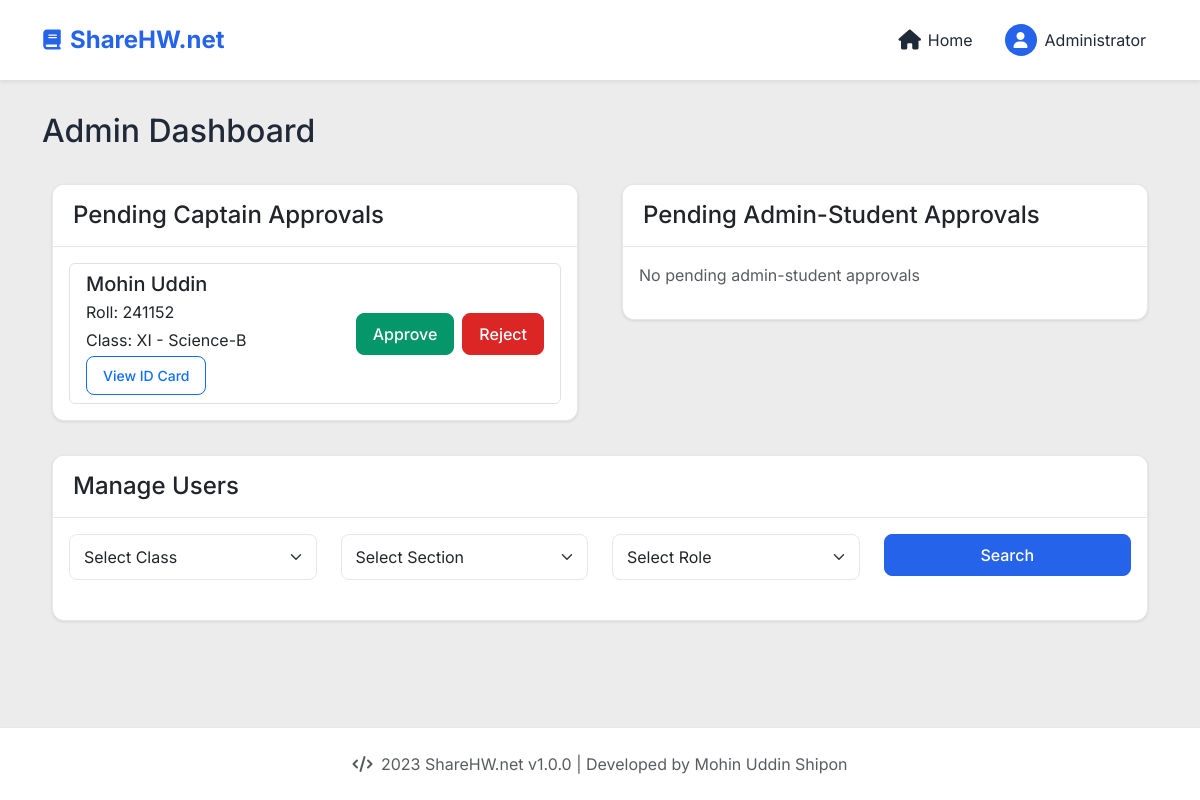
The app's page /admin/dashboard (signed in) with its own data.
### models.py (models this page shows, shortened)
class User(UserMixin, db.Model):
    id = db.Column(db.Integer, primary_key=True)
    full_name = db.Column(db.String(100), nullable=False)
    roll_number = db.Column(db.String(6), nullable=False)
    class_name = db.Column(db.String(3), nullable=False)  # XI or XII
    section = db.Column(db.String(20), nullable=False)  # Science-A, Science-B, Arts, Commerce
    role = db.Column(db.String(20), nullable=False)  # student, captain, admin-student, admin
    password_hash = db.Column(db.String(128))  # Only for captain and admin-student
    is_approved = db.Column(db.Boolean, default=False)
    account_expiry = db.Column(db.DateTime)
    id_card_image = db.Column(db.String(255))  # Required for captain and admin-student
    created_at = db.Column(db.DateTime, default=datetime.utcnow)
    homeworks = db.relationship('Homework', backref='uploader', lazy=True)
    approvals_given = db.relationship('AdminStudentApproval',
                                    backref='captain',
                                    lazy=True,
                                    foreign_keys='AdminStudentApproval.captain_id')
    approvals_received = db.relationship('AdminStudentApproval',
                                       backref='admin_student',
                                       lazy=True,
                                       foreign_keys='AdminStudentApproval.admin_student_id')

### admin.py (the view)
@admin.route('/dashboard')
@login_required
def dashboard():
    if current_user.role != 'admin':
        flash('Access denied', 'danger')
        return redirect(url_for('main.home'))
    pending_captains = User.query.filter_by(role='captain', is_approved=False).all()
    pending_admin_students = User.query.filter_by(role='admin-student', is_approved=False).all()
    return render_template('admin_dashboard.html',
                         pending_captains=pending_captains,
                         pending_admin_students=pending_admin_students)

### app.py (called while the page is built)
def create_app():
    app = Flask(__name__)
    app.config.from_object(Config)
    os.makedirs(app.config['UPLOAD_FOLDER_HOMEWORK'], exist_ok=True)
    os.makedirs(app.config['UPLOAD_FOLDER_ID_CARDS'], exist_ok=True)
    db.init_app(app)
    migrate = Migrate(app, db)
    csrf = CSRFProtect(app)
    login_manager = LoginManager(app)
    login_manager.login_view = 'auth.login'
    with app.app_context():
        db.create_all()
    @login_manager.user_loader
    def load_user(user_id):
        return User.query.get(int(user_id))
    app.register_blueprint(auth)
    app.register_blueprint(admin)
    app.register_blueprint(homework)
    app.register_blueprint(main)
    return app

### templates/admin_dashboard.html (shortened to what this page needs)
{% extends "base.html" %}
{% block content %}
<div class="container">
    <h2 class="mb-4">Admin Dashboard</h2>
    <div class="row">
        <div class="col-md-6">
            <div class="card mb-4">
                <div class="card-header">
                    <h4 class="mb-0">Pending Captain Approvals</h4>
                </div>
                <div class="card-body">
                    {% if pending_captains %}
                        <div class="list-group">
                            {% for captain in pending_captains %}
                                <div class="list-group-item">
                                    <div class="d-flex justify-content-between align-items-center">
                                        <div>
                                            <h5 class="mb-1">{{ captain.full_name }}</h5>
                                            <p class="mb-1">Roll: {{ captain.roll_number }}</p>
                                            <p class="mb-1">Class: {{ captain.class_name }} - {{ captain.section }}</p>
                                            {% if captain.id_card_image %}
                                                <a href="{{ url_for('main.id_card_file', filename=captain.id_card_image) }}"
                                                   target="_blank" class="btn btn-sm btn-outline-primary">View ID Card</a>
                                            {% endif %}
                                        </div>
                                        <div class="btn-group">
                                            <form action="{{ url_for('admin.approve_user', user_id=captain.id) }}" method="POST" class="d-inline">
                                                <button type="submit" class="btn btn-success">Approve</button>
                                            </form>
                                            <form action="{{ url_for('admin.reject_user', user_id=captain.id) }}" method="POST" class="d-inline ms-2">
                                                <button type="submit" class="btn btn-danger">Reject</button>
                                            </form>
                                        </div>
                                    </div>
                                </div>
                            {% endfor %}
                        </div>
                    {% else %}
                        <p class="text-muted">No pending captain approvals</p>
                    {% endif %}
                </div>
            </div>
        </div>
        <div class="col-md-6">
            <div class="card mb-4">
                <div class="card-header">
                    <h4 class="mb-0">Pending Admin-Student Approvals</h4>
                </div>
                <div class="card-body">
                    {% if pending_admin_students %}
                        <div class="list-group">
                            {% for admin_student in pending_admin_students %}
                                <div class="list-group-item">
                                    <div class="d-flex justify-content-between align-items-center">
                                        <div>
                                            <h5 class="mb-1">{{ admin_student.full_name }}</h5>
                                            <p class="mb-1">Roll: {{ admin_student.roll_number }}</p>
                                            <p class="mb-1">Class: {{ admin_student.class_name }} - {{ admin_student.section }}</p>
                                            {% if admin_student.id_card_image %}
                                                <a href="{{ url_for('main.id_card_file', filename=admin_student.id_card_image) }}"
                                                   target="_blank" class="btn btn-sm btn-outline-primary">View ID Card</a>
                                            {% endif %}
                                        </div>
                                        <div class="btn-group">
                                            <form action="{{ url_for('admin.approve_user', user_id=admin_student.id) }}" method="POST" class="d-inline">
                                                <input type="hidden" name="csrf_token" value="{{ csrf_token() }}">
                                                <button type="submit" class="btn btn-success">Approve</button>
                                            </form>
                                            <form action="{{ url_for('admin.reject_user', user_id=admin_student.id) }}" method="POST" class="d-inline ms-2">
                                                <input type="hidden" name="csrf_token" value="{{ csrf_token() }}">
                                                <button type="submit" class="btn btn-danger">Reject</button>
                                            </form>
                                        </div>
                                    </div>
                                </div>
                            {% endfor %}
                        </div>
                    {% else %}
                        <p class="text-muted">No pending admin-student approvals</p>
                    {% endif %}
                </div>
            </div>
        </div>
    </div>
    <div class="card">
        <div class="card-header">
            <h4 class="mb-0">Manage Users</h4>
        </div>
        <div class="card-body">
            <form action="{{ url_for('admin.search_users') }}" method="GET" class="mb-4">
                <div class="row">
                    <div class="col-md-3">
                        <select name="class_name" class="form-select">
                            <option value="">Select Class</option>
                        </select>
                    </div>
                    <div class="col-md-3">
                        <select name="section" class="form-select">
                            <option value="">Select Section</option>
                        </select>
                    </div>
                    <div class="col-md-3">
                        <select name="role" class="form-select">
                            <option value="">Select Role</option>
                        </select>
                    </div>
                    <div class="col-md-3">
                        <button type="submit" class="btn btn-primary w-100">Search</button>
                    </div>
                </div>
            </form>
        </div>
    </div>
</div>
{% endblock %}

### templates/base.html (shortened to what this page needs)
<!DOCTYPE html>
<html lang="en">
<head>
    <link href="https://cdn.jsdelivr.net/npm/bootstrap@5.3.0/dist/css/bootstrap.min.css" rel="stylesheet">
    <link href="https://cdnjs.cloudflare.com/ajax/libs/font-awesome/6.4.0/css/all.min.css" rel="stylesheet">
    <link href="{{ url_for('static', filename='css/base.css') }}" rel="stylesheet">
</head>
<body>
    <header class="custom-header">
        <div >
            <div class="container header-container">
                <a href="{{ url_for('main.home') }}" class="brand">
                    <i class="fa-solid fa-book nav-icon"></i>
                    <span class="brand-text ms-2">ShareHW.net</span>
                </a>
                <ul class="nav-list">
                    {% if current_user.is_authenticated %}
                    <li class="nav-item">
                        <a href="{{ url_for('main.home') }}"
                            class="nav-link {% if request.endpoint == 'main.home' %}active{% endif %}" title="Home">
                            <i class="fa-solid fa-house nav-icon"></i>
                            <span class="nav-text">Home</span>
                        </a>
                    </li>
                    <li class="nav-item user-menu">
                        <a href="#" class="nav-link" title="{{ current_user.full_name }}">
                            <div class="user-avatar">
                                <i class="fa fa-user"></i>
                            </div>
                            <span class="nav-text">{{ current_user.full_name }}</span>
                        </a>
                    </li>
                    {% endif %}
                </ul>
            </div>
        </div>
    </header>
    <div class="container main-content">
        {% block content %}{% endblock %}
    </div>
    <footer>
        <div class="container text-center">
            <p class="mb-0 text-muted">
                <i class="fa-solid fa-code me-1"></i>
                2023 ShareHW.net v1.0.0 | Developed by Mohin Uddin Shipon
            </p>
        </div>
    </footer>
</body>
</html>

### static/css/base.css (style rules this page uses)
:root { --primary-color: #2563eb; --secondary-color: #1e40af; --success-color: #059669; --danger-color: #dc2626; --background-color: #ececec; --text-color: #1f2937; --border-color: #e5e7eb; }
body { min-height: 100vh; display: flex; flex-direction: column; font-family: 'Inter', sans-serif; background-color: var(--background-color); color: var(--text-color); }
.custom-header { background-color: white; box-shadow: 0 2px 4px rgba(0, 0, 0, 0.08); padding: 0.75rem 0; position: sticky; top: 0; z-index: 1000; }
.header-container { display: flex; align-items: center; justify-content: space-between; gap: 1rem; }
.brand { display: flex; align-items: center; font-weight: 700; font-size: 1.5rem; color: var(--primary-color); text-decoration: none; }
.nav-list { display: flex; align-items: center; gap: 0.5rem; margin: 0; padding: 0; list-style: none; }
.nav-item { position: relative; }
.nav-link { display: flex; align-items: center; padding: 0.75rem; color: var(--text-color); text-decoration: none; border-radius: 0.5rem; transition: all 0.2s ease; gap: 0.5rem; }
.nav-icon { font-size: 1.25rem; width: 1.25rem; height: 1.25rem; display: flex; align-items: center; justify-content: center; }
.nav-text { display: none; }
.user-menu { position: relative; }
.user-avatar { width: 32px; height: 32px; border-radius: 50%; background-color: var(--primary-color); color: white; display: flex; align-items: center; justify-content: center; font-weight: 600; }
.main-content { flex: 1; padding: 2rem 0; }
.card { border: 1px solid var(--border-color); border-radius: 0.75rem; box-shadow: 0 1px 3px rgba(0, 0, 0, 0.1); overflow: hidden; margin: 10px; }
.card-header { background-color: white; border-bottom: 1px solid var(--border-color); padding: 1rem 1.25rem; }
.btn { font-weight: 500; padding: 0.5rem 1rem; border-radius: 0.5rem; transition: all 0.2s; }
.btn-primary { background-color: var(--primary-color); border-color: var(--primary-color); }
.btn-success { background-color: var(--success-color); border-color: var(--success-color); }
.btn-danger { background-color: var(--danger-color); border-color: var(--danger-color); }
.form-control, .form-select { border-radius: 0.5rem; padding: 0.625rem 0.875rem; border-color: var(--border-color); }
footer { background-color: white; border-top: 1px solid var(--border-color); padding: 1.5rem 0; margin-top: 2rem; }
@media (min-width: 768px) { .nav-text { display: inline; } }

### records on screen
User: full_name "Administrator"
User: full_name "Mohin Uddin", roll_number "241152", class_name "XI", section "Science-B"
